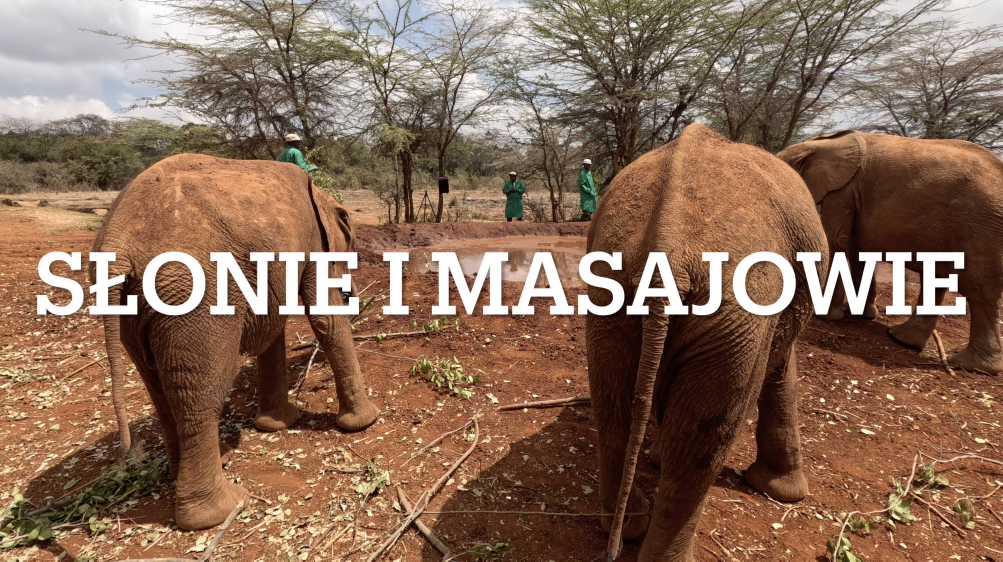
#> input picture Books/cv_with_python/data/Ep08.jpg, 3008 x 1684 px (shown at 1/3 size)
$ python img_transformations.py --path data/Ep08.jpg
#> lines starting #> are read from the running program, lines starting #| are printed output that depends on the picture
import argparse
import cv2


#------------------------------------------------------------------------
#   Read image as numpy array
#------------------------------------------------------------------------
parser = argparse.ArgumentParser()
parser.add_argument('--path', default='data/Ex1.png', help='Image path')
params = parser.parse_args()

img = cv2.imread(params.path)
#> img is the input picture: shape (1684, 3008, 3); mean B, G, R 87.2, 107, 136.1

#------------------------------------------------------------------------
#   Check if Image was succsfully loaded
#------------------------------------------------------------------------
assert img is not None
print(f'Image path: {params.path}')
print(f'shape: {img.shape}')
#| shape: (1684, 3008, 3)
print(f'Type: {img.dtype}')
#| Type: uint8

#------------------------------------------------------------------------
#   Load a image as B&W image even if colour originally
#------------------------------------------------------------------------
img = cv2.imread(params.path, cv2.IMREAD_GRAYSCALE)
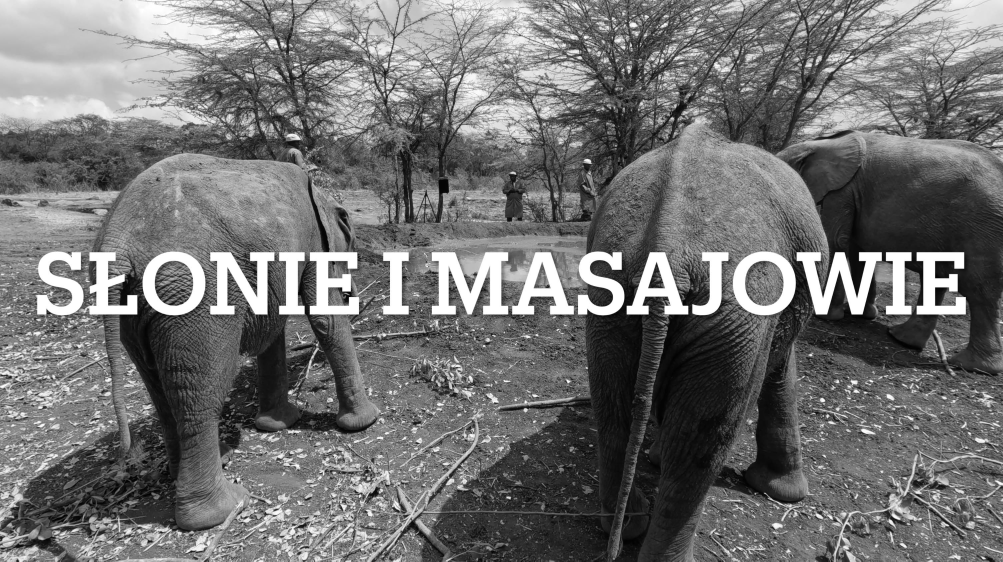
#> img: shape (1684, 3008) (shown at 1/3 size); min 0, max 255, mean 113.5
print(f'shape: {img.shape}')
#| shape: (1684, 3008)
print(f'Type: {img.dtype}')
#| Type: uint8

#------------------------------------------------------------------------
#   Resize image
#------------------------------------------------------------------------
target_w, target_h = 128, 256
img_resized = cv2.resize(src=img, dsize=(target_w, target_h))
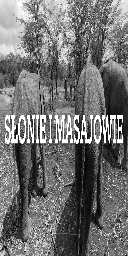
#> img_resized: shape (256, 128); min 1, max 255, mean 113.1
print(f'Resized shape: {img_resized.shape}')
#| Resized shape: (256, 128)
cv2.imwrite(filename='data/Ex1_resized_fixed.png', img=img_resized)

target_resize = .2
img_resized = cv2.resize(img, (0, 0), img, target_resize, target_resize)
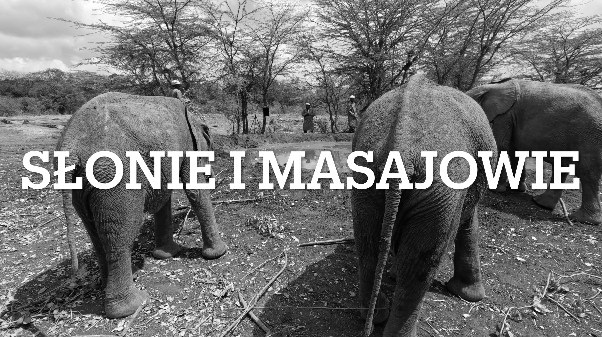
#> img_resized: shape (337, 602); min 0, max 255, mean 113.6
print(f'Resized shape: {img_resized.shape}')
#| Resized shape: (337, 602)
cv2.imwrite(filename='data/Ex1_resized_20p.png', img=img_resized)

target_resize = .2
img_resized = cv2.resize(img, (0, 0), img, target_resize, target_resize, cv2.INTER_NEAREST) # use NN interpolation
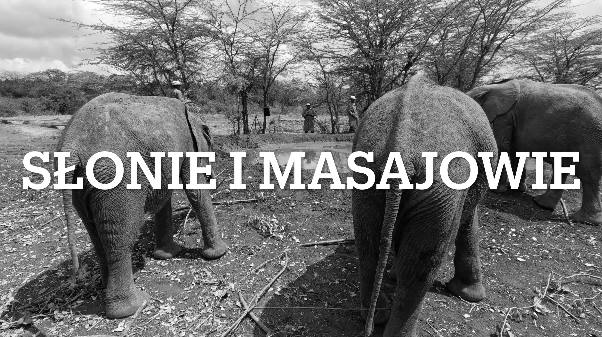
#> img_resized: shape (337, 602); min 0, max 255, mean 113.5
print(f'Resized shape: {img_resized.shape}')
#| Resized shape: (337, 602)
cv2.imwrite(filename='data/Ex1_resized_20p_internn.png', img=img_resized)


#------------------------------------------------------------------------
#   IMG flip
#------------------------------------------------------------------------
img_flipped = cv2.flip(src=img, flipCode=0)
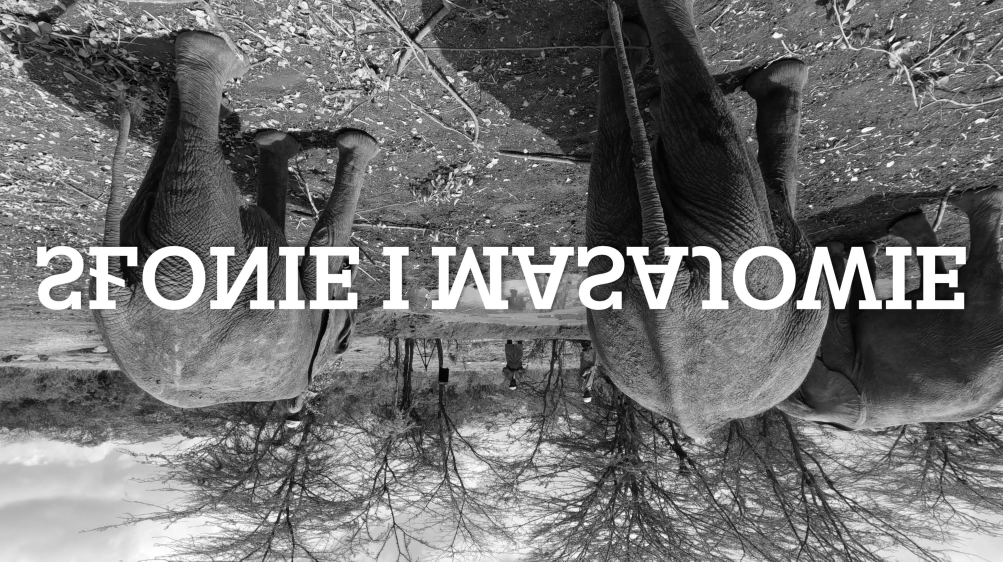
#> img_flipped: shape (1684, 3008) (shown at 1/3 size); min 0, max 255, mean 113.5
cv2.imwrite(filename='data/Ex1_fliped_h.png', img=img_flipped, params=[cv2.IMWRITE_PNG_COMPRESSION, 0]) # [0, 10] - bigger number lowe quality

img_flipped = cv2.flip(src=img, flipCode=1)
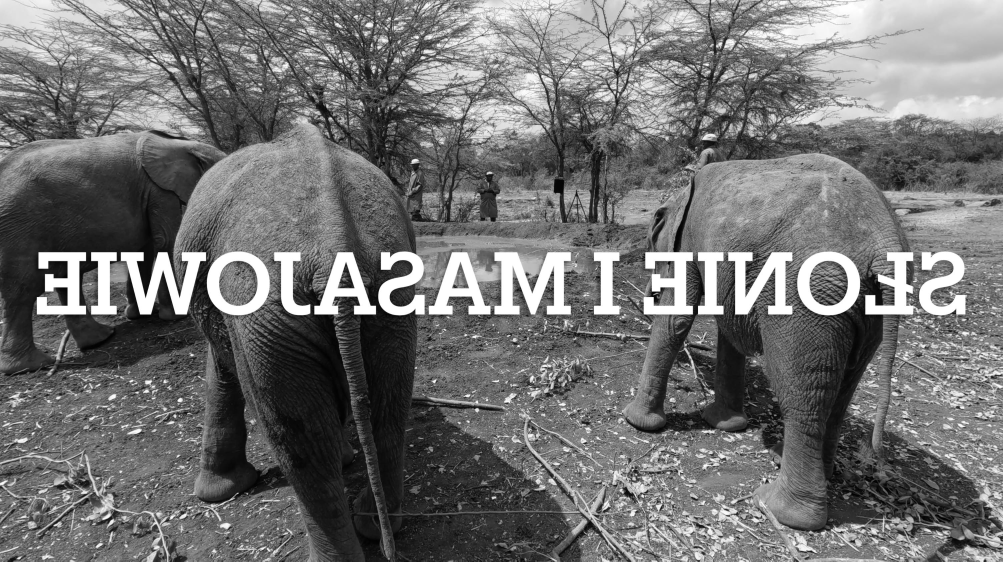
#> img_flipped: shape (1684, 3008) (shown at 1/3 size); min 0, max 255, mean 113.5
cv2.imwrite(filename='data/Ex1_fliped_w.jpg', img=img_flipped, params=[cv2.IMWRITE_JPEG_QUALITY, 0]) # [0, 100] - bigger number better quality

img_flipped = cv2.flip(src=img, flipCode=-1)
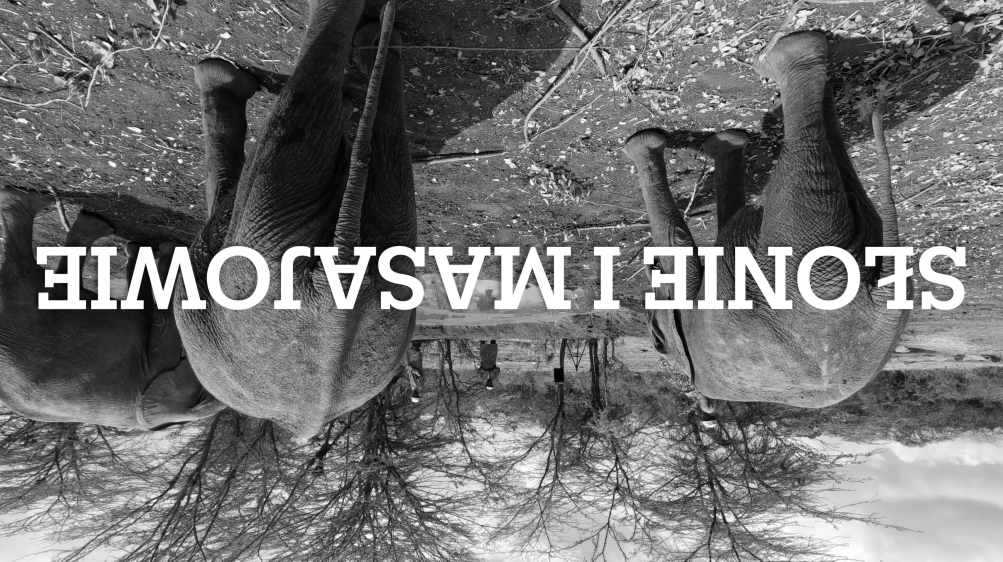
#> img_flipped: shape (1684, 3008) (shown at 1/3 size); min 0, max 255, mean 113.5
cv2.imwrite(filename='data/Ex1_fliped_both.jpg', img=img_flipped)
cv2.imshow(winname='Ex1_fliped_both', mat=img_flipped)
cv2.waitKey(20000)
